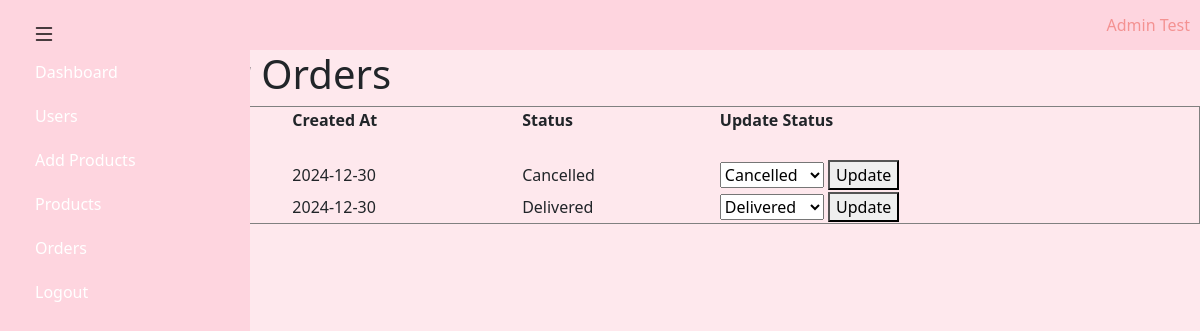
Page /admin/orders (signed in) on the committed database.
### models.py (models this page shows, shortened)
class User(db.Model):
    __tablename__ = 'users'  # Define table name in the database
    id = db.Column(db.Integer, primary_key=True)  # Primary key for user
    first_name = db.Column(db.String(50), nullable=False)  # User's first name
    last_name = db.Column(db.String(50), nullable=False)  # User's last name
    email = db.Column(db.String(100), unique=True, nullable=False)  # Unique email for user authentication
    password_hash = db.Column(db.String(128), nullable=False)  # Hashed password
    role = db.Column(db.String(10), default="user")  # User role (default: user)
    created_at = db.Column(db.DateTime, default=lambda: datetime.now(pytz.timezone('America/New_York')))  # Timestamp in NY timezone
    cart = db.relationship('Cart', back_populates='user', uselist=False)
    orders = db.relationship('Order', back_populates='user')
    @property
    def full_name(self):
        return f"{self.first_name} {self.last_name}"

class Order(db.Model):
    __tablename__ = 'orders'  # Define table name in the database
    id = db.Column(db.Integer, primary_key=True)  # Primary key for order
    user_id = db.Column(db.Integer, db.ForeignKey('users.id', name='fk_user_order'), nullable=False)
    order_date = db.Column(db.Date, default=lambda: datetime.now(pytz.timezone('America/New_York')).date())  # Date of the order
    total_price = db.Column(db.Float, nullable=False)  # Total price for the order
    total_items = db.Column(db.Integer, nullable=False, default=0)  # Total items in the order
    status = db.Column(db.String(20), default='pending')  # Order status (e.g., pending, shipped)
    order_number = db.Column(db.String(36), unique=True, nullable=False)  # UUID for unique order number
    user = db.relationship('User', back_populates='orders')
    items = db.relationship('OrderItem', back_populates='order')

### app.py (the view, shortened to what this page needs)
@app.route('/admin/orders', methods=['GET', 'POST'])
def admin_orders():
    users = User.query.filter_by(role='user').all()
    return render_template("admin_orders.html", users=users)

### app.py (called while the page is built)
@login_manager.user_loader
def load_user(user_id):
    return User.query.get(int(user_id))

### templates/admin_orders.html (shortened to what this page needs)
{% extends "admin_layout.html" %}
{% block body %}
<h1>Manage User Orders</h1>
    <table border="1">
        <thead>
            <tr>
                <th>User</th>
                <th>Order ID</th>
                <th>Created At</th>
                <th>Status</th>
                <th>Update Status</th>
            </tr>
        </thead>
        <tbody>
            {% for user in users %}
                <tr>
                    <td colspan="5"><strong>{{ user.full_name }}</strong></td>
                </tr>
                {% for order in user.orders %}
                    <tr>
                        <td></td>
                        <td>{{ order.id }}</td>
                        <td>{{ order.order_date }}</td>
                        <td>{{ order.status }}</td>
                        <td>
                            <form method="POST" action="/admin/orders">
                                <select name="status">
                                    <option value="Delivered" {% if order.status == 'Delivered' %}selected{% endif %}>Delivered</option>
                                    <option value="Cancelled" {% if order.status == 'Cancelled' %}selected{% endif %}>Cancelled</option>
                                </select>
                                <button type="submit">Update</button>
                            </form>
                        </td>
                    </tr>
                {% endfor %}
            {% endfor %}
        </tbody>
    </table>
{% endblock %}

### templates/admin_layout.html (shortened to what this page needs)
<!DOCTYPE html>
<html lang="en">
    <head>
        <link href="https://cdn.jsdelivr.net/npm/bootstrap@5.3.3/dist/css/bootstrap.min.css" rel="stylesheet">
        <link href="https://cdn.jsdelivr.net/npm/bootstrap-icons/font/bootstrap-icons.css" rel="stylesheet">
        <link href="/static/styles.css" rel="stylesheet">
    </head>
    <body style="background-color: #FEE8ED;">
        <div class="admin_dash" style="display:flex; height:100vh;">
            <div id="sidebar" class="sidebar" style="background-color: #FED5DF;">
                <div class="sidebar-nav">
                    <ul class="nav flex-column">
                        <li class="nav-item">
                            <a class="nav-link text-white link" href="/admin/dashboard">Dashboard</a>
                        </li>
                        <li class="nav-item">
                            <a class="nav-link text-white link" href="#">Users</a>
                        </li>
                        <li class="nav-item">
                            <a class="nav-link text-white link" href="/admin/add_products"> Add Products</a>
                        </li>
                        <li class="nav-item">
                            <a class="nav-link text-white link" href="/admin/listing">Products</a>
                        </li>
                        <li class="nav-item">
                            <a class="nav-link text-white link" href="/admin/orders">Orders</a>
                        </li>
                        <li class="nav-item">
                            <a class="nav-link text-white link" href="/logout">Logout</a>
                        </li>
                    </ul>
                </div>
            </div>
            <div class="topnav">
                    <button class="btn btn-light" id="toggleSidebarButton" onclick="collapse(event)">
                        <i class="bi bi-list"></i>
                    </button>
                    <div class="profile">{{ current_user.full_name | title }}</div>
            </div>
            {% block body %}{% endblock %}
        </div>
    </body>
</html>

### static/styles.css (style rules this page uses)
body { display: flex; flex-direction: column; height: 100vh; }
.sidebar { display: flex; flex-direction: column; width: 250px; max-width: 30%; height: 100vh; position: fixed; top: 0; left: 0; padding-left: 20px ; background-color: #FED5DF; transition: width 0.3s ease, padding 0.3s ease; flex: 1; }
.sidebar-nav { margin-top: 50px; transition: opacity 0.3s ease; }
.link { color: white; text-decoration: none; padding: 10px 15px; transition: background-color 0.3s; }
#toggleSidebarButton { top: 10px; left: 20px; border: none; cursor: pointer; opacity: 1; background: transparent; position: absolute; z-index: 2000; }
#toggleSidebarButton i { font-size: 1.5rem; }
.topnav { background-color: #FED5DF; height: 50px; display: flex; justify-content: right; position: relative; }
.admin_dash { display: flex; flex-direction: column; }
.profile { display: flex; align-items: center; justify-content: center; padding-right: 10px; color: #f49292; }

### rows in the picture
User: full_name "Admin Test"
Order: order_date "2024-12-30", status "Cancelled"
Order: order_date "2024-12-30", status "Delivered"
